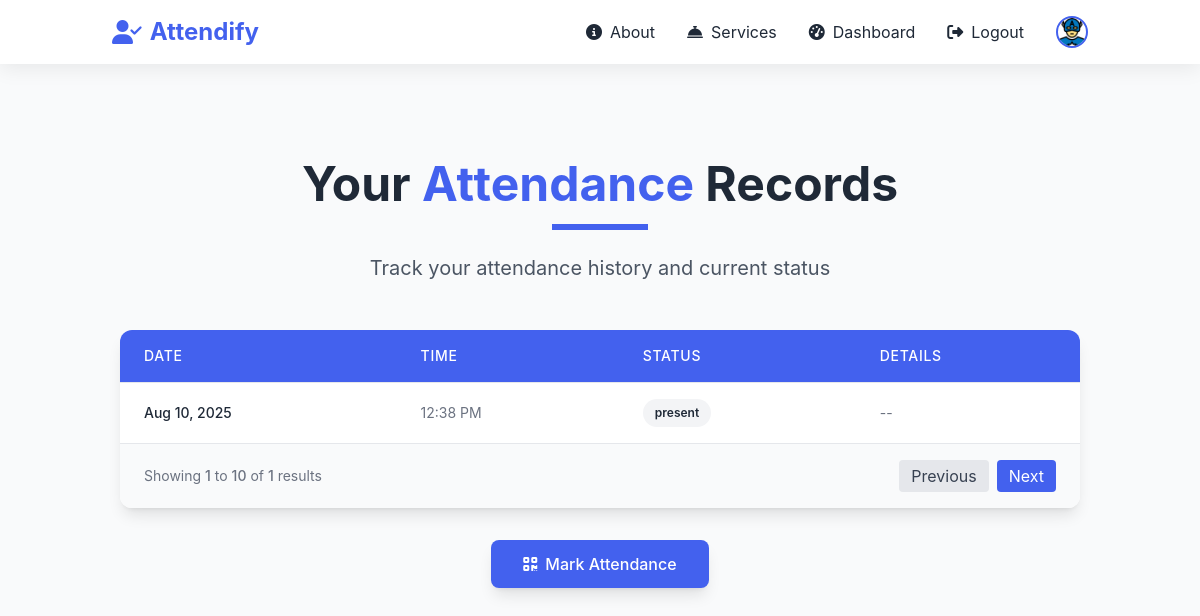
The app's page /check_your_attendance/ (signed in) with its own data.
### attendance/models.py (models this page shows, shortened)
class Attendance(models.Model):
    user = models.ForeignKey(User, on_delete=models.CASCADE)  # Link to the user
    timestamp = models.DateTimeField(auto_now_add=True)  # Automatically records the time of attendance
    status = models.CharField(max_length=20, choices= [('Absent', 'Absent'), ('Present', 'Present')], default='Absent')

### attendance/views.py (the view)
# urls.py: path("check_your_attendance/", views.check_your_attendance, name="check_your_attendance"),
def check_your_attendance(request):
    if request.user.is_authenticated:
        attendance_records = Attendance.objects.filter(user=request.user)
        return render(request, 'attendance/check_your_attendance.html', {'attendance_records': attendance_records})
    else:
        return redirect('login')

### templates/attendance/check_your_attendance.html (shortened to what this page needs)
{% extends 'base.html' %}
{% block content %}
<section class="attendance-section py-16 px-4 bg-gray-50 min-h-screen">
    <div class="max-w-7xl mx-auto">
        <div class="text-center mb-12 animate__animated animate__fadeIn">
            <h1 class="text-4xl md:text-5xl font-bold text-gray-800 mb-4">Your <span class="text-primary-500">Attendance</span> Records</h1>
            <div class="w-24 h-1.5 bg-primary-500 mx-auto mb-6"></div>
            <p class="text-xl text-gray-600 max-w-2xl mx-auto">Track your attendance history and current status</p>
        </div>
        <div class="bg-white rounded-xl shadow-lg overflow-hidden animate__animated animate__fadeInUp">
            <div class="overflow-x-auto">
                <table class="min-w-full divide-y divide-gray-200">
                    <thead class="bg-primary-500 text-white">
                        <tr>
                            <th scope="col" class="px-6 py-4 text-left text-sm font-medium uppercase tracking-wider">
                                Date
                            </th>
                            <th scope="col" class="px-6 py-4 text-left text-sm font-medium uppercase tracking-wider">
                                Time
                            </th>
                            <th scope="col" class="px-6 py-4 text-left text-sm font-medium uppercase tracking-wider">
                                Status
                            </th>
                            <th scope="col" class="px-6 py-4 text-left text-sm font-medium uppercase tracking-wider">
                                Details
                            </th>
                        </tr>
                    </thead>
                    <tbody class="bg-white divide-y divide-gray-200">
                        {% for record in attendance_records %}
                        <tr class="hover:bg-gray-50 transition-colors duration-200">
                            <td class="px-6 py-4 whitespace-nowrap text-sm font-medium text-gray-800">
                                {{ record.timestamp|date:"M d, Y" }}
                            </td>
                            <td class="px-6 py-4 whitespace-nowrap text-sm text-gray-500">
                                {{ record.timestamp|time:"h:i A" }}
                            </td>
                            <td class="px-6 py-4 whitespace-nowrap">
                                <span class="px-3 py-1 inline-flex text-xs leading-5 font-semibold rounded-full
                                    {% if record.status == 'Present' %}bg-green-100 text-green-800
                                    {% elif record.status == 'Absent' %}bg-red-100 text-red-800
                                    {% elif record.status == 'Late' %}bg-yellow-100 text-yellow-800
                                    {% else %}bg-gray-100 text-gray-800{% endif %}">
                                    {{ record.status }}
                                </span>
                            </td>
                            <td class="px-6 py-4 whitespace-nowrap text-sm text-gray-500">
                                {% if record.notes %}{{ record.notes }}{% else %}--{% endif %}
                            </td>
                        </tr>
                        {% empty %}
                        <tr>
                            <td colspan="4" class="px-6 py-4 text-center text-gray-500">
                                No attendance records found
                            </td>
                        </tr>
                        {% endfor %}
                    </tbody>
                </table>
            </div>
            {% if attendance_records %}
            <div class="px-6 py-4 bg-gray-50 border-t border-gray-200 flex items-center justify-between">
                <div class="text-sm text-gray-500">
                    Showing <span class="font-medium">1</span> to <span class="font-medium">10</span> of <span class="font-medium">{{ attendance_records|length }}</span> results
                </div>
                <div class="flex space-x-2">
                    <button class="px-3 py-1 bg-gray-200 text-gray-700 rounded hover:bg-gray-300 transition-colors">
                        Previous
                    </button>
                    <button class="px-3 py-1 bg-primary-500 text-white rounded hover:bg-primary-600 transition-colors">
                        Next
                    </button>
                </div>
            </div>
            {% endif %}
        </div>
        <div class="mt-8 flex flex-col sm:flex-row justify-center gap-4 animate__animated animate__fadeInUp">
            <a href="{% url 'mark_attendance' %}" class="px-8 py-3 bg-primary-500 hover:bg-primary-600 text-white font-medium rounded-lg shadow-lg transition-all duration-300 transform hover:-translate-y-1 flex items-center justify-center">
                <i class="fas fa-qrcode mr-2"></i> Mark Attendance
            </a>
        </div>
    </div>
</section>
{% endblock %}

### templates/base.html (style rules this page uses)
body { background-color: #f9fafb; font-family: 'Inter', sans-serif; }

### records on screen
Attendance: timestamp "Aug 10, 2025", timestamp "12:38 PM", status "present"

### other values on screen
{{ attendance_records|length }} "1"
